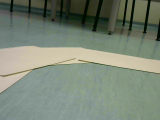
#> input picture aulas/car_dataset/testes/images/right.png, 160 x 120 px
$ jupyter execute exemplo-opencv.ipynb   (shell and % lines are left out)
#> lines starting #> are read from the running program, lines starting #| are printed output that depends on the picture; after the words box and inside, x2 and y2 are one past the last pixel; in counts of white or black regions, pixels touching at a corner belong together
### aulas/car_dataset/data_manipulation/image_manipulation.py
'''
Useful functions for data augmentation of images
'''
import cv2
import numpy as np
from PIL import Image

def _adjust_gamma(image, gamma=1.0):

   invGamma = 1.0 / gamma
   table = np.array([((i / 255.0) ** invGamma) * 255
      for i in np.arange(0, 256)]).astype("uint8")

   return cv2.LUT(image, table)

def grayscale_image(input_image):
    """
    Convert input_image to grayscale

    :param input_image: image
    :type input_image: numpy.ndarray
    :return: image in grayscale
    :rtype: numpy.ndarray
    """
    return cv2.cvtColor(input_image, cv2.COLOR_BGR2GRAY)

# [16 lines left out: function extract_feature, not called in this run]


def binarize_image(input_image,
                   threshold_value=177,
                   gamma=0.3):
    """
    Convert input_image to binary representation

    :param input_image: image
    :type input_image: numpy.ndarray
    :param threshold_value: value to be used as a
                            threshold
    :type threshold_value: int
    :param gamma: value for gamma correction, less than 1 decreases the brightness of the image
    :type gamma: float
    :return: image in binary form
    :rtype: numpy.ndarray
    """
    gray_image = grayscale_image(input_image)
    img_gamma = _adjust_gamma(gray_image, gamma=gamma)
    blur = cv2.GaussianBlur(img_gamma, (5, 5), 0)
    _, bin_image = cv2.threshold(blur,
                                 threshold_value,
                                 255,
                                 cv2.THRESH_BINARY + cv2.THRESH_OTSU)
    return bin_image


def green_channel(input_image):
    """
    Split input_image channels and return only the green channel

    :param input_image: image
    :type input_image: numpy.ndarray
    :return: image with only the green channel
    :rtype: numpy.ndarray
    """
    return input_image[:, :, 1]


def top_bottom_cut(input_image):
    """
    Cut off randomly part
    of the top and bottom of
    input_image and reshape it to the original dimensions

    :param input_image: image
    :type input_image: numpy.ndarray
    :return: cropped image
    :rtype: numpy.ndarray
    """
    height = input_image.shape[0]
    width = input_image.shape[1]
    input_dtype = input_image.dtype
    top = int(np.random.uniform(.325, .425) * height)
    bottom = int(np.random.uniform(.075, .175) * height)
    input_image = input_image[top:-bottom, :]
    img = Image.fromarray(input_image)
    img = img.resize((width, height), Image.LANCZOS)
    cut_image = np.array(img).astype(input_dtype)
    return cut_image


# [34 lines left out: functions random_shadow, gaussian_blur, not called in this run]

### aulas/car_dataset/testes/exemplo-opencv.ipynb
[cell 1]
import numpy as  np
import cv2
import matplotlib.pyplot as plt

[cell 2]
img_right = cv2.imread('images/right.png')
#> img_right is the input picture: shape (120, 160, 3); mean B, G, R 117.4, 133, 121.9
img_left = cv2.imread('images/left.png')
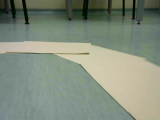
#> input picture aulas/car_dataset/testes/images/left.png, 160 x 120 px
#> img_left is the input picture: shape (120, 160, 3); mean B, G, R 124.9, 140.9, 130.9
img_up = cv2.imread('images/up.png')
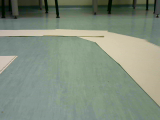
#> input picture aulas/car_dataset/testes/images/up.png, 160 x 120 px
#> img_up is the input picture: shape (120, 160, 3); mean B, G, R 125.5, 141.9, 129.7

[cell 3]
img2 = cv2.cvtColor(img_right, cv2.COLOR_BGR2RGB)
print(img2.shape)
#| (120, 160, 3)
img2 = img2.reshape((120,160,3))
plt.imshow(img2)

## Escolhendo threshold para a pista

[cell 4]
gray_img = cv2.cvtColor(img_right, cv2.COLOR_BGR2GRAY)
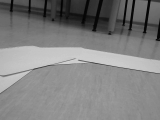
#> gray_img: shape (120, 160); min 2, max 210, mean 127.8
plt.imshow(gray_img, cmap="gray")

[cell 5]
def adjust_gamma(image, gamma=1.0):

#> called with gamma = 0.3
   invGamma = 1.0 / gamma
   table = np.array([((i / 255.0) ** invGamma) * 255
      for i in np.arange(0, 256)]).astype("uint8")
   return cv2.LUT(image, table)
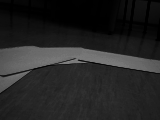
#> returned value: shape (120, 160); min 0, max 133, mean 36.6

[cell 6]
gamma = 0.3 # less than 1 decreases the brightness of the image
img_gamma = adjust_gamma(gray_img, gamma=gamma)
plt.imshow(img_gamma, cmap='gray')

[cell 7]
blur = cv2.GaussianBlur(img_gamma, (5,5), 0)
_, bin_img = cv2.threshold(blur,
                           177,
                           255,
                           cv2.THRESH_BINARY + cv2.THRESH_OTSU)
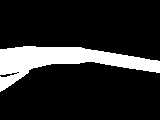
#> bin_img: shape (120, 160); 15.4% white; 1 white region, box (x1, y1, x2, y2) and area: (0, 46, 160, 92) 2955
plt.imshow(bin_img, cmap='binary')

## Testando scripts de manipulação de imagens (image_manipulation.py)

### Testando binarize_image()

[cell 8]
from image_manipulation import binarize_image # file located in ../data_manipulation/image_manipulation.py

[cell 9]
binarized_img = binarize_image(img_right)
plt.imshow(binarized_img, cmap='binary')

### Testando green_channel()

[cell 10]
from image_manipulation import green_channel

[cell 11]
green_img = green_channel(img_left)
#> in green_channel, `return input_image[:, :, 1]`:
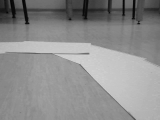
#> returned value: shape (120, 160); min 4, max 209, mean 140.9
plt.imshow(green_img, cmap=plt.cm.Greens_r)

### Testando top_bottom_cut()

[cell 12]
from image_manipulation import top_bottom_cut

[cell 13]
cut_img = top_bottom_cut(img_left)
#> in top_bottom_cut, `img = img.resize((width, height), Image.LANCZOS)`:
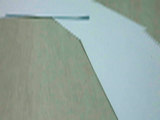
#> img: PIL image 160x120 RGB; mean R, G, B 148.8, 166.4, 159.7
cut_img = cv2.cvtColor(cut_img, cv2.COLOR_BGR2RGB)
plt.imshow(cut_img)

[cell 14]
cut_img = top_bottom_cut(img_up)
#> in top_bottom_cut (call 2), `img = img.resize((width, height), Image.LANCZOS)`:
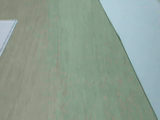
#> img: PIL image 160x120 RGB; mean R, G, B 141.3, 158.2, 145.7
cut_img = cv2.cvtColor(cut_img, cv2.COLOR_BGR2RGB)
plt.imshow(cut_img)

[cell 15]
cut_img = top_bottom_cut(img_right)
#> in top_bottom_cut (call 3), `input_image = input_image[top:-bottom, :]`:
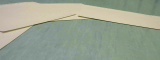
#> input_image: shape (60, 160, 3); mean of channels 0, 1, 2 145, 162.8, 153.4; drawn as B, G, R
#> in top_bottom_cut (call 3), `img = img.resize((width, height), Image.LANCZOS)`:
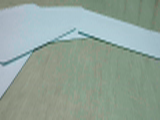
#> img: PIL image 160x120 RGB; mean R, G, B 145, 162.8, 153.4
cut_img = cv2.cvtColor(cut_img, cv2.COLOR_BGR2RGB)
plt.imshow(cut_img)
